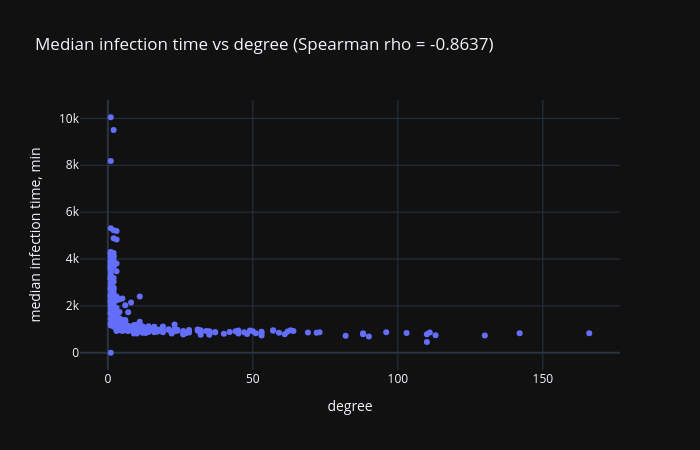
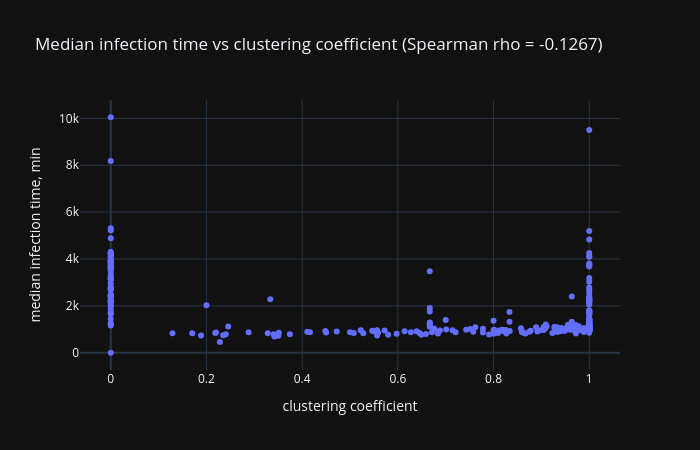
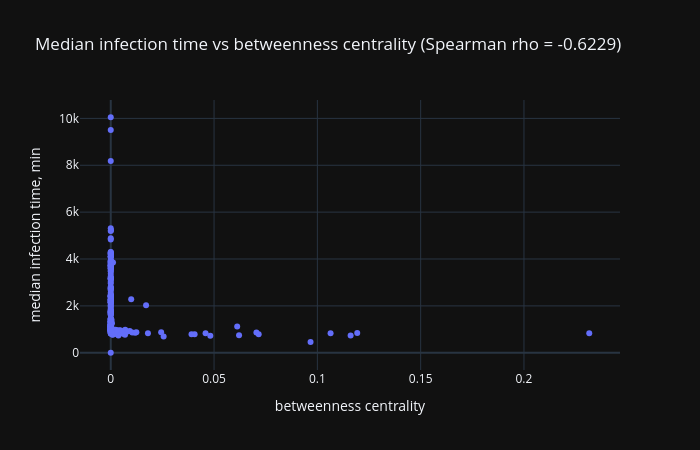
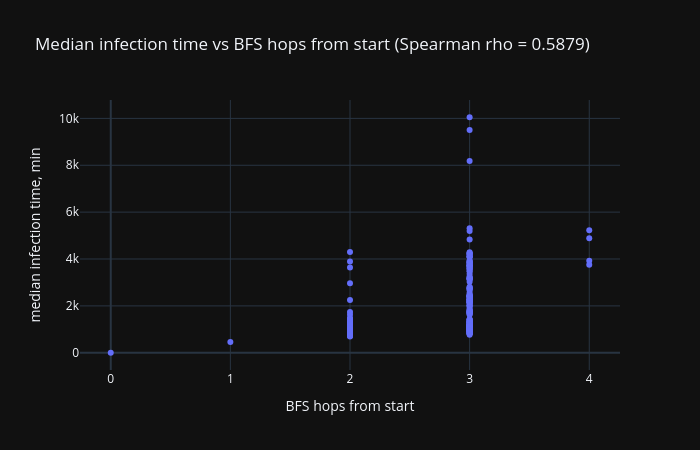

Write notebook code for charts like these, in order.
### Code cell
#--------------------
# 8. Part 3. Median infection time vs graph metrics: scatter plots and Spearman corr
#--------------------

metric_cols = ['degree', 'clustering', 'betweenness', 'bfs_hops']
labels = {'degree': 'degree', 'clustering': 'clustering coefficient',
          'betweenness': 'betweenness centrality', 'bfs_hops': 'BFS hops from start'}

spearman_rows = []
for metric in metric_cols:
    sub = df_result[['median_time', metric]].dropna()
    rho, p_value = spearmanr(sub[metric], sub['median_time'])
    rho, p_value = round(float(rho), 4), round(float(p_value), 4)
    spearman_rows.append({'metric': metric, 'spearman_rho': rho, 'p_value': p_value})
    print(labels[metric], ': Spearman rho =', rho, '(p-value =', p_value, ')')
    fig = px.scatter(sub, x=metric, y='median_time',
                     labels={metric: labels[metric], 'median_time': 'median infection time, min'},
                     title='Median infection time vs ' + labels[metric] + ' (Spearman rho = ' + str(rho) + ')')
    fig.update_layout(width=700, height=450)
    fig.show()

spearman_df = pd.DataFrame(spearman_rows)
strongest = spearman_df.loc[spearman_df['spearman_rho'].abs().idxmax()]
print('Strongest correlation with median infection time:', strongest['metric'],
      'rho =', strongest['spearman_rho'])

log_row = {'model': 'SI graph analysis',
           'hyperparameters': 'start=' + START_AIRPORT + ', p=' + str(p_part3) + ', n_sims=' + str(n_sims_part3)}
for r in spearman_rows:
    log_row['spearman_' + r['metric']] = r['spearman_rho']
log_result(log_row)

### Figure 1 — Plotly figure (JSON) as saved in the notebook; plotly's stock layout.template omitted (floating-point values rounded to 4 significant figures; data arrays with more than 128 entries replaced by an {"elided": "..."} marker saying what was removed)
{"data": [{"hovertemplate": "degree=%{x}<br>median infection time, min=%{y}<extra></extra>", "legendgroup": "", "marker": {"color": "#636efa", "symbol": "circle"}, "mode": "markers", "name": "", "orientation": "v", "showlegend": false, "x": {"elided": "286 int values"}, "xaxis": "x", "y": {"elided": "286 float values"}, "yaxis": "y", "type": "scatter"}], "layout": {"xaxis": {"anchor": "y", "domain": [0.0, 1.0], "title": {"text": "degree"}}, "yaxis": {"anchor": "x", "domain": [0.0, 1.0], "title": {"text": "median infection time, min"}}, "legend": {"tracegroupgap": 0}, "title": {"text": "Median infection time vs degree (Spearman rho = -0.8637)"}, "width": 700, "height": 450}}

### Figure 2 — Plotly figure (JSON) as saved in the notebook; plotly's stock layout.template omitted (floating-point values rounded to 4 significant figures; data arrays with more than 128 entries replaced by an {"elided": "..."} marker saying what was removed)
{"data": [{"hovertemplate": "clustering coefficient=%{x}<br>median infection time, min=%{y}<extra></extra>", "legendgroup": "", "marker": {"color": "#636efa", "symbol": "circle"}, "mode": "markers", "name": "", "orientation": "v", "showlegend": false, "x": {"elided": "286 float values"}, "xaxis": "x", "y": {"elided": "286 float values"}, "yaxis": "y", "type": "scatter"}], "layout": {"xaxis": {"anchor": "y", "domain": [0.0, 1.0], "title": {"text": "clustering coefficient"}}, "yaxis": {"anchor": "x", "domain": [0.0, 1.0], "title": {"text": "median infection time, min"}}, "legend": {"tracegroupgap": 0}, "title": {"text": "Median infection time vs clustering coefficient (Spearman rho = -0.1267)"}, "width": 700, "height": 450}}

### Figure 3 — Plotly figure (JSON) as saved in the notebook; plotly's stock layout.template omitted (floating-point values rounded to 4 significant figures; data arrays with more than 128 entries replaced by an {"elided": "..."} marker saying what was removed)
{"data": [{"hovertemplate": "betweenness centrality=%{x}<br>median infection time, min=%{y}<extra></extra>", "legendgroup": "", "marker": {"color": "#636efa", "symbol": "circle"}, "mode": "markers", "name": "", "orientation": "v", "showlegend": false, "x": {"elided": "286 float values"}, "xaxis": "x", "y": {"elided": "286 float values"}, "yaxis": "y", "type": "scatter"}], "layout": {"xaxis": {"anchor": "y", "domain": [0.0, 1.0], "title": {"text": "betweenness centrality"}}, "yaxis": {"anchor": "x", "domain": [0.0, 1.0], "title": {"text": "median infection time, min"}}, "legend": {"tracegroupgap": 0}, "title": {"text": "Median infection time vs betweenness centrality (Spearman rho = -0.6229)"}, "width": 700, "height": 450}}

### Figure 4 — Plotly figure (JSON) as saved in the notebook; plotly's stock layout.template omitted (floating-point values rounded to 4 significant figures; data arrays with more than 128 entries replaced by an {"elided": "..."} marker saying what was removed)
{"data": [{"hovertemplate": "BFS hops from start=%{x}<br>median infection time, min=%{y}<extra></extra>", "legendgroup": "", "marker": {"color": "#636efa", "symbol": "circle"}, "mode": "markers", "name": "", "orientation": "v", "showlegend": false, "x": {"elided": "286 int values"}, "xaxis": "x", "y": {"elided": "286 float values"}, "yaxis": "y", "type": "scatter"}], "layout": {"xaxis": {"anchor": "y", "domain": [0.0, 1.0], "title": {"text": "BFS hops from start"}}, "yaxis": {"anchor": "x", "domain": [0.0, 1.0], "title": {"text": "median infection time, min"}}, "legend": {"tracegroupgap": 0}, "title": {"text": "Median infection time vs BFS hops from start (Spearman rho = 0.5879)"}, "width": 700, "height": 450}}
